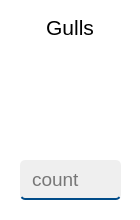
      <widget class="QFrame" name="frame_3">
       <property name="sizePolicy">
        <sizepolicy hsizetype="Fixed" vsizetype="Fixed">
         <horstretch>0</horstretch>
         <verstretch>0</verstretch>
        </sizepolicy>
       </property>
       <property name="minimumSize">
        <size>
         <width>140</width>
         <height>220</height>
        </size>
       </property>
       <property name="styleSheet">
        <string notr="true">background-color: white;
border-radius: 5px;</string>
       </property>
       <property name="frameShape">
        <enum>QFrame::StyledPanel</enum>
       </property>
       <property name="frameShadow">
        <enum>QFrame::Raised</enum>
       </property>
       <widget class="QLineEdit" name="gulls">
        <property name="geometry">
         <rect>
          <x>20</x>
          <y>160</y>
          <width>101</width>
          <height>40</height>
         </rect>
        </property>
        <property name="font">
         <font>
          <family>Yu Gothic UI</family>
          <pointsize>14</pointsize>
         </font>
        </property>
        <property name="styleSheet">
         <string notr="true">background-color: #EFEFEF;
border-style: solid;
border-width: 0 0 2px 0;
border-color: #004b88;
border-radius: 5px;
padding-left: 10px;</string>
        </property>
        <property name="placeholderText">
         <string>count</string>
        </property>
       </widget>
       <widget class="QLabel" name="label_4">
        <property name="geometry">
         <rect>
          <x>20</x>
          <y>10</y>
          <width>100</width>
          <height>30</height>
         </rect>
        </property>
        <property name="font">
         <font>
          <family>Yu Gothic UI</family>
          <pointsize>16</pointsize>
         </font>
        </property>
        <property name="text">
         <string>Gulls</string>
        </property>
        <property name="alignment">
         <set>Qt::AlignBottom|Qt::AlignHCenter</set>
        </property>
       </widget>
       <widget class="QLabel" name="label_19">
        <property name="geometry">
         <rect>
          <x>20</x>
          <y>50</y>
          <width>100</width>
          <height>100</height>
         </rect>
        </property>
        <property name="sizePolicy">
         <sizepolicy hsizetype="Fixed" vsizetype="Fixed">
          <horstretch>0</horstretch>
          <verstretch>0</verstretch>
         </sizepolicy>
        </property>
        <property name="minimumSize">
         <size>
          <width>100</width>
          <height>100</height>
         </size>
        </property>
        <property name="styleSheet">
         <string notr="true">QLabel {
    border-radius: 5px;
    border-image: url(:/img/img/gulls.png)
}</string>
        </property>
        <property name="text">
         <string/>
        </property>
        <property name="scaledContents">
         <bool>true</bool>
        </property>
       </widget>
      </widget>
